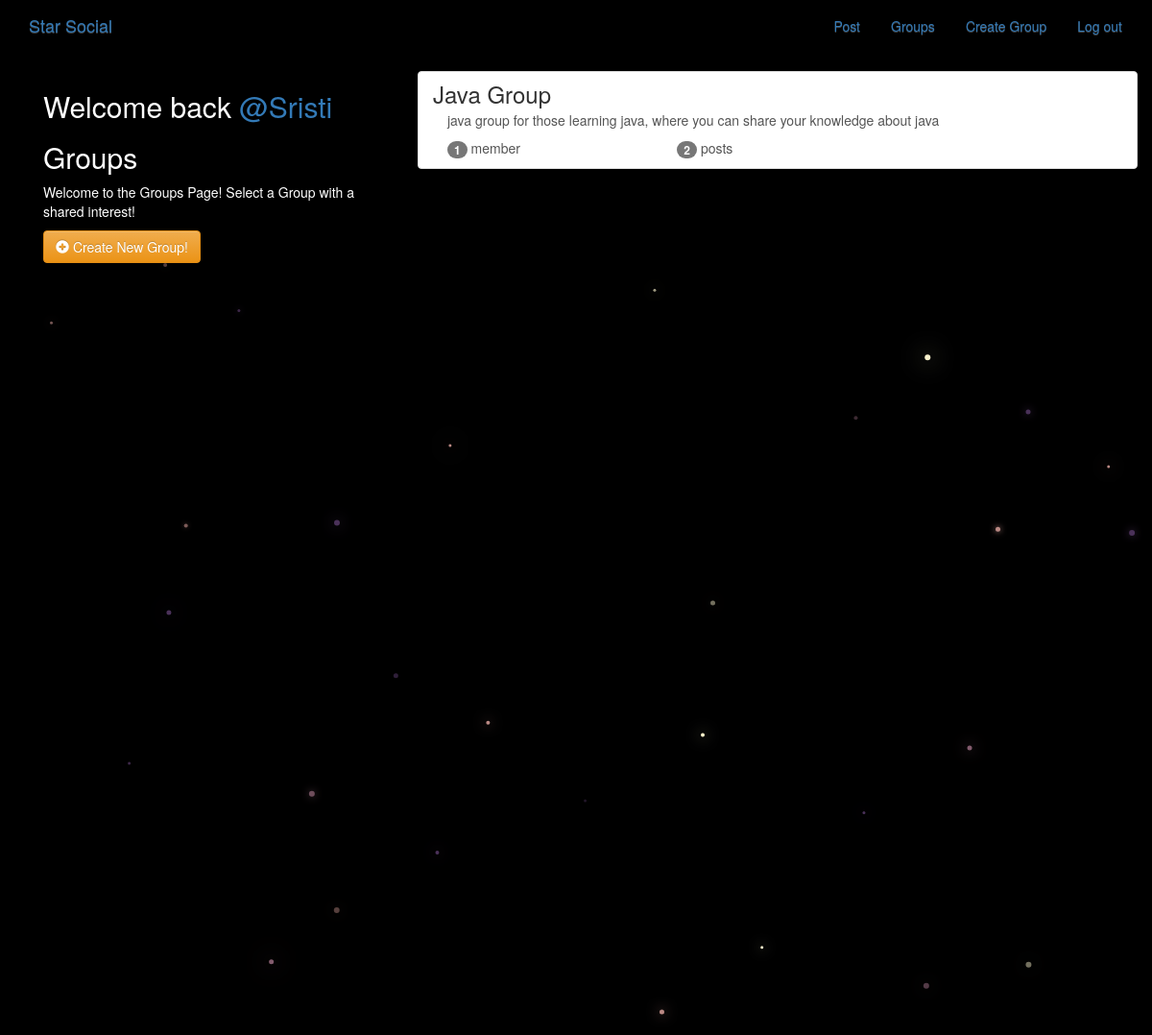
The page /groups/ (signed in) on the database its author committed.
### groups/models.py (models this page shows, shortened)
class Group(models.Model):
    name = models.CharField(max_length=255, unique=True)
    slug = models.SlugField(allow_unicode=True, unique=True)
    description = models.TextField(blank=True, default='')
    description_html = models.TextField(editable=False, default='', blank=True)
    members = models.ManyToManyField(User,through="GroupMember")
    class Meta:
        ordering = ["name"]

### groups/views.py (the view)
class ListGroups(generic.ListView):
    model = Group

### groups/templates/groups/group_list.html
{% extends "groups/group_base.html" %}
{% block pregroup %}
<div class="col-md-4">
	<div class="content">
		{% if user.is_authenticated %}
		<h2>
			Welcome back
			<a href="{% url 'posts:for_user' username=user.username %}">@{{user.username }}</a>
		</h2>
    {% endif %}
			<h2>Groups</h2>
			<p>Welcome to the Groups Page! Select a Group with a shared interest!</p>
	</div>
	{% if user.is_authenticated %}
	<a href="{% url 'groups:create' %}" class="btn btn-md btn-fill btn-warning"><span class="glyphicon glyphicon-plus-sign"></span> Create New Group!</a>
	{% endif %}
</div>
{% endblock %}
{% block group_content %}
<div class="col-md-8">
	<div class="list-group">
		{% for group in object_list %}
		  <a class="list-group-item" href="{% url 'groups:single' slug=group.slug %}">
			     <h3 class="title list-group-item-heading">{{ group.name }}</h3>
			<div class="list-group-item-text container-fluid">
				{{ group.description_html|safe }}
				<div class="row">
					<div class="col-md-4">
						<span class="badge">{{ group.members.count }}</span> member{{ group.members.count|pluralize }}
					</div>
					<div class="col-md-4">
						<span class="badge">{{ group.posts.count }}</span> post{{ group.posts.count|pluralize }}
					</div>
				</div>
			</div>
		</a>
		{% endfor %}
	</div>
</div>
{% endblock %}

### static/simplesocial/css/master.css (style rules this page uses)
body { margin: 0; overflow: hidden; background-color: black; color:white; }

### rows shown on the page
Group: name "Java Group", description_html "java group for those learning java, where you can share your knowledge about java", members.count "1", posts.count "2"

### other values the page prints
{{ user.username }} "Sristi"
